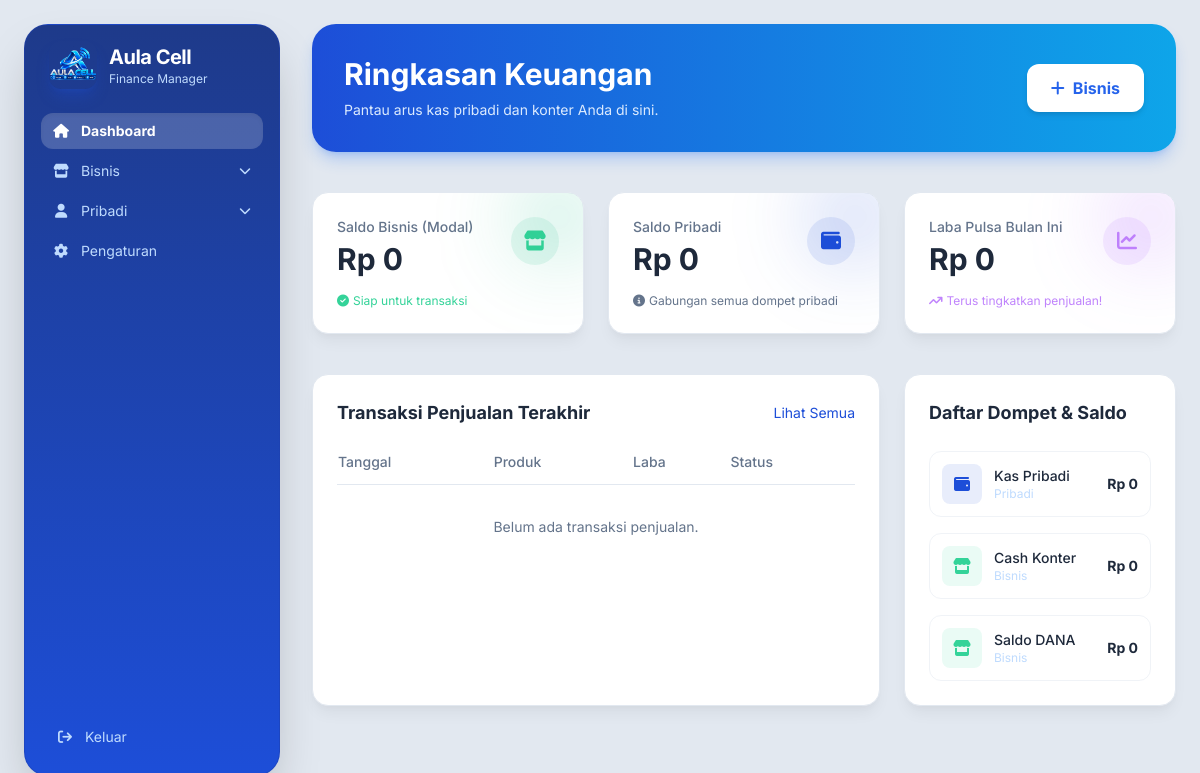
/index.php (signed in), run on the app's committed database.
### tables this page shows
CREATE TABLE IF NOT EXISTS dompet (
    id INT AUTO_INCREMENT PRIMARY KEY,
    nama_dompet VARCHAR(100) NOT NULL,
    tipe ENUM('Pribadi', 'Bisnis') NOT NULL,
    saldo DECIMAL(15, 2) DEFAULT 0
);

### index.php (the view, shortened to what this page needs)
<?php
require 'koneksi.php';
$q_saldo_pribadi = mysqli_query($conn, "SELECT SUM(saldo) as total FROM dompet WHERE tipe = 'Pribadi'");
$saldo_pribadi = mysqli_fetch_assoc($q_saldo_pribadi)['total'] ?? 0;
$q_saldo_bisnis = mysqli_query($conn, "SELECT SUM(saldo) as total FROM dompet WHERE tipe = 'Bisnis'");
$saldo_bisnis = mysqli_fetch_assoc($q_saldo_bisnis)['total'] ?? 0;
$bulan_ini = date('Y-m');
$q_laba = mysqli_query($conn, "SELECT SUM(laba) as total_laba FROM transaksi_penjualan WHERE status = 'Sukses' AND DATE_FORMAT(tanggal, '%Y-%m') = '$bulan_ini'");
$laba_bulan_ini = mysqli_fetch_assoc($q_laba)['total_laba'] ?? 0;
?>
<!DOCTYPE html>
<html lang="id">
<head>
    <script src="https://cdn.tailwindcss.com"></script>
    <link rel="stylesheet" href="https://cdnjs.cloudflare.com/ajax/libs/font-awesome/6.4.0/css/all.min.css">
</head>
<body class="font-sans antialiased min-h-screen flex flex-col md:flex-row md:p-6 md:gap-8 overflow-x-hidden">
    <aside class="w-full md:w-64 bg-gradient-to-b from-blue-900 to-primary text-white p-4 flex flex-col gap-4 rounded-3xl md:h-[calc(100vh-3rem)] sticky top-6 z-20 shadow-2xl overflow-y-auto border border-blue-800/50 no-scrollbar">
        <?php $current_page = basename($_SERVER["PHP_SELF"]); ?>
        <div class="flex items-center gap-3 px-2">
            <div class="w-12 h-12 rounded-xl overflow-hidden shadow-lg shadow-primary/30 flex-shrink-0">
                <img src="aulalogo.png" alt="Aula Cell" class="w-full h-full object-cover">
            </div>
            <div>
                <h1 class="text-xl font-bold tracking-tight text-white">Aula Cell</h1>
                <p class="text-xs text-blue-200">Finance Manager</p>
            </div>
        </div>
        <nav class="flex-1 flex flex-col gap-1 mt-2 text-sm">
            <a href="index.php" class="flex items-center gap-3 px-3 py-2 rounded-xl transition-colors <?= ($current_page == 'index.php') ? 'bg-white/20 text-white font-bold shadow-inner' : 'text-blue-200 hover:bg-white/10 hover:text-white' ?>">
                <i class="fa-solid fa-house w-4 text-center"></i> Dashboard
            </a>
            <details class="group" <?= in_array($current_page, ['jual_pulsa.php', 'laporan_bisnis.php', 'transaksi_bisnis_umum.php', 'buku_hutang.php', 'kategori.php', 'pelanggan.php']) ? 'open' : '' ?>>
                <summary class="w-full flex items-center justify-between gap-3 px-3 py-2 rounded-xl text-blue-200 hover:bg-white/10 hover:text-white transition-colors cursor-pointer select-none">
                    <div class="flex items-center gap-3">
                        <i class="fa-solid fa-store w-4 text-center"></i> Bisnis
                    </div>
                    <i class="fa-solid fa-chevron-down text-xs transition-transform group-open:rotate-180"></i>
                </summary>
            </details>
            <details class="group" <?= in_array($current_page, ['transaksi_umum.php', 'laporan_pribadi.php']) ? 'open' : '' ?>>
                <summary class="w-full flex items-center justify-between gap-3 px-3 py-2 rounded-xl text-blue-200 hover:bg-white/10 hover:text-white transition-colors cursor-pointer select-none">
                    <div class="flex items-center gap-3">
                        <i class="fa-solid fa-user w-4 text-center"></i> Pribadi
                    </div>
                    <i class="fa-solid fa-chevron-down text-xs transition-transform group-open:rotate-180"></i>
                </summary>
            </details>
            <a href="pengaturan.php" class="flex items-center gap-3 px-3 py-2 rounded-xl transition-colors <?= ($current_page == 'pengaturan.php') ? 'bg-white/20 text-white font-bold shadow-inner' : 'text-blue-200 hover:bg-white/10 hover:text-white' ?>">
                <i class="fa-solid fa-gear w-4 text-center"></i> Pengaturan
            </a>
        </nav>
        <div class="mt-auto px-4 py-3 text-sm">
            <a href="logout.php" class="flex items-center gap-3 text-blue-200 hover:text-red-300 transition-colors">
                <i class="fa-solid fa-arrow-right-from-bracket w-4 text-center"></i> Keluar
            </a>
        </div>
    </aside>
    <main class="flex-1 w-full max-w-full pb-10">
        <header class="bg-gradient-to-r from-primary to-secondary rounded-3xl p-8 mb-10 flex flex-col md:flex-row justify-between items-start md:items-center shadow-lg shadow-blue-500/30">
            <div>
                <h2 class="text-3xl font-bold text-white mb-2">Ringkasan Keuangan</h2>
                <p class="text-blue-100 text-sm">Pantau arus kas pribadi dan konter Anda di sini.</p>
            </div>
            <div class="mt-4 md:mt-0">
                <a href="jual_pulsa.php" class="bg-white hover:bg-slate-50 text-blue-600 px-6 py-3 rounded-xl font-bold shadow-md transition-all transform hover:-translate-y-0.5 flex items-center gap-2">
                    <i class="fa-solid fa-plus"></i> Bisnis
                </a>
            </div>
        </header>
        <div class="grid grid-cols-1 md:grid-cols-3 gap-6 mb-10">
            <div class="glass-card rounded-2xl p-6 relative overflow-hidden group">
                <div class="absolute -right-6 -top-6 w-24 h-24 bg-emerald-500/20 rounded-full blur-2xl group-hover:bg-emerald-500/30 transition-all"></div>
                <div class="flex items-start justify-between">
                    <div>
                        <p class="text-slate-500 text-sm font-medium mb-1">Saldo Bisnis (Modal)</p>
                        <h3 class="text-3xl font-bold text-slate-800">Rp <?= number_format($saldo_bisnis, 0, ',', '.') ?></h3>
                    </div>
                    <div class="w-12 h-12 rounded-full bg-emerald-500/10 flex items-center justify-center text-emerald-400">
                        <i class="fa-solid fa-store text-xl"></i>
                    </div>
                </div>
                <div class="mt-4 text-xs text-emerald-400 flex items-center gap-1">
                    <i class="fa-solid fa-circle-check"></i> Siap untuk transaksi
                </div>
            </div>
            <div class="glass-card rounded-2xl p-6 relative overflow-hidden group">
                <div class="absolute -right-6 -top-6 w-24 h-24 bg-primary/20 rounded-full blur-2xl group-hover:bg-primary/30 transition-all"></div>
                <div class="flex items-start justify-between">
                    <div>
                        <p class="text-slate-500 text-sm font-medium mb-1">Saldo Pribadi</p>
                        <h3 class="text-3xl font-bold text-slate-800">Rp <?= number_format($saldo_pribadi, 0, ',', '.') ?></h3>
                    </div>
                    <div class="w-12 h-12 rounded-full bg-primary/10 flex items-center justify-center text-primary">
                        <i class="fa-solid fa-wallet text-xl"></i>
                    </div>
                </div>
                <div class="mt-4 text-xs text-slate-500 flex items-center gap-1">
                    <i class="fa-solid fa-info-circle"></i> Gabungan semua dompet pribadi
                </div>
            </div>
            <div class="glass-card rounded-2xl p-6 relative overflow-hidden group">
                <div class="absolute -right-6 -top-6 w-24 h-24 bg-purple-500/20 rounded-full blur-2xl group-hover:bg-purple-500/30 transition-all"></div>
                <div class="flex items-start justify-between">
                    <div>
                        <p class="text-slate-500 text-sm font-medium mb-1">Laba Pulsa Bulan Ini</p>
                        <h3 class="text-3xl font-bold text-slate-800">Rp <?= number_format($laba_bulan_ini, 0, ',', '.') ?></h3>
                    </div>
                    <div class="w-12 h-12 rounded-full bg-purple-500/10 flex items-center justify-center text-purple-400">
                        <i class="fa-solid fa-chart-line text-xl"></i>
                    </div>
                </div>
                <div class="mt-4 text-xs text-purple-400 flex items-center gap-1">
                    <i class="fa-solid fa-arrow-trend-up"></i> Terus tingkatkan penjualan!
                </div>
            </div>
        </div>
        <div class="grid grid-cols-1 lg:grid-cols-3 gap-6">
            <div class="glass-card rounded-2xl p-6 lg:col-span-2">
                <div class="flex justify-between items-center mb-6">
                    <h3 class="text-lg font-bold">Transaksi Penjualan Terakhir</h3>
                    <a href="#" class="text-sm text-primary hover:underline">Lihat Semua</a>
                </div>
                <div class="overflow-x-auto">
                    <table class="w-full text-left border-collapse">
                        <thead>
                            <tr class="border-b border-slate-200 text-slate-500 text-sm">
                                <th class="pb-3 font-medium">Tanggal</th>
                                <th class="pb-3 font-medium">Produk</th>
                                <th class="pb-3 font-medium">Laba</th>
                                <th class="pb-3 font-medium">Status</th>
                            </tr>
                        </thead>
                        <tbody>
                            <?php
                            $q_recent = mysqli_query($conn, "SELECT * FROM transaksi_penjualan ORDER BY tanggal DESC LIMIT 5");
                            if(mysqli_num_rows($q_recent) > 0) {
                                while($row = mysqli_fetch_assoc($q_recent)) {
                                    $status_color = $row['status'] == 'Sukses' ? 'text-emerald-400 bg-emerald-400/10' : ($row['status'] == 'Pending' ? 'text-orange-400 bg-orange-400/10' : 'text-red-400 bg-red-400/10');
                            ?>
                            <tr class="border-b border-slate-200/50 hover:bg-white/50 transition-colors">
                                <td class="py-4 text-sm"><?= date('d M Y, H:i', strtotime($row['tanggal'])) ?></td>
                                <td class="py-4">
                                    <div class="font-medium"><?= $row['produk'] ?></div>
                                    <div class="text-xs text-slate-500"><?= $row['no_tujuan'] ?></div>
                                </td>
                                <td class="py-4 text-sm text-emerald-400 font-medium">+Rp <?= number_format($row['laba'], 0, ',', '.') ?></td>
                                <td class="py-4">
                                    <span class="px-3 py-1 rounded-full text-xs font-medium <?= $status_color ?>"><?= $row['status'] ?></span>
                                </td>
                            </tr>
                            <?php
                                }
                            } else {
                            ?>
                            <tr>
                                <td colspan="4" class="py-8 text-center text-slate-500 text-sm">Belum ada transaksi penjualan.</td>
                            </tr>
                            <?php } ?>
                        </tbody>
                    </table>
                </div>
            </div>
            <div class="glass-card rounded-2xl p-6">
                <h3 class="text-lg font-bold mb-6">Daftar Dompet & Saldo</h3>
                <div class="flex flex-col gap-4">
                    <?php
                    $q_dompet = mysqli_query($conn, "SELECT * FROM dompet ORDER BY tipe, nama_dompet");
                    while($row = mysqli_fetch_assoc($q_dompet)) {
                        $icon = $row['tipe'] == 'Bisnis' ? 'fa-store' : 'fa-wallet';
                        $color = $row['tipe'] == 'Bisnis' ? 'text-emerald-400 bg-emerald-400/10' : 'text-primary bg-primary/10';
                    ?>
                    <div class="flex items-center justify-between p-3 rounded-xl hover:bg-white/50 transition-colors border border-slate-200/50">
                        <div class="flex items-center gap-3">
                            <div class="w-10 h-10 rounded-lg <?= $color ?> flex items-center justify-center">
                                <i class="fa-solid <?= $icon ?>"></i>
                            </div>
                            <div>
                                <h4 class="text-sm font-medium text-slate-800"><?= $row['nama_dompet'] ?></h4>
                                <p class="text-xs text-blue-200"><?= $row['tipe'] ?></p>
                            </div>
                        </div>
                        <div class="text-right">
                            <p class="text-sm font-bold">Rp <?= number_format($row['saldo'], 0, ',', '.') ?></p>
                        </div>
                    </div>
                    <?php } ?>
                </div>
            </div>
        </div>
    </main>
</body>
</html>

### index.php (style rules this page uses)
body { background-color: #e2e8f0; color: #1e293b; }
.glass-card { background: #ffffff; border: 1px solid #e2e8f0; box-shadow: 0 10px 15px -3px rgba(0, 0, 0, 0.05), 0 4px 6px -2px rgba(0, 0, 0, 0.025); }
details > summary { list-style: none; }

### data on the page
dompet: nama_dompet "Kas Pribadi", tipe "Pribadi", saldo "0"
dompet: nama_dompet "Cash Konter", tipe "Bisnis", saldo "0"
dompet: nama_dompet "Saldo DANA", tipe "Bisnis", saldo "0"

### other printed values
$saldo_bisnis "0"
$saldo_pribadi "0"
$laba_bulan_ini "0"
